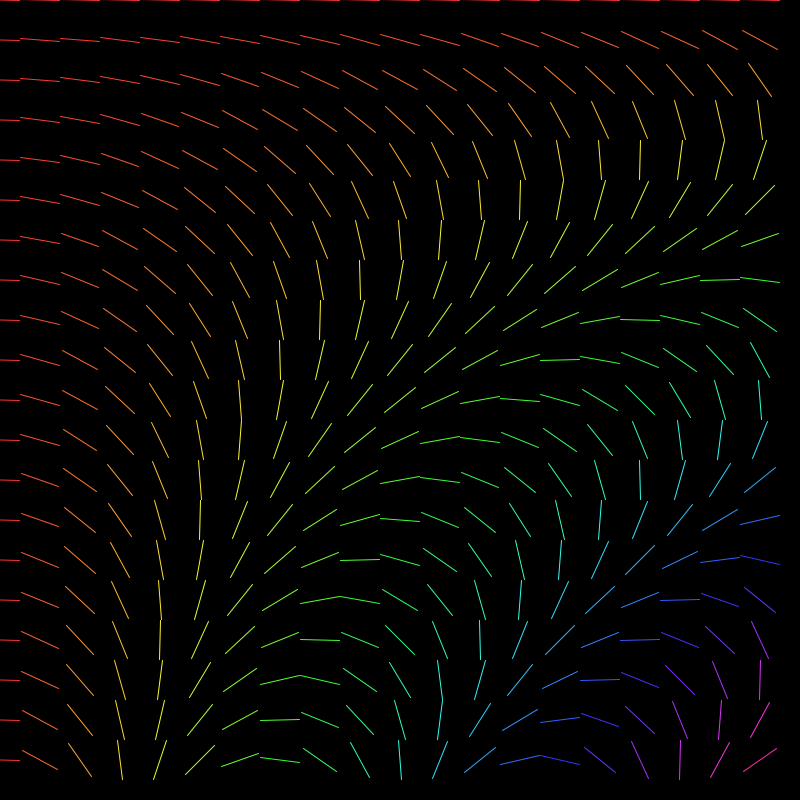
Frame 1 (no input)
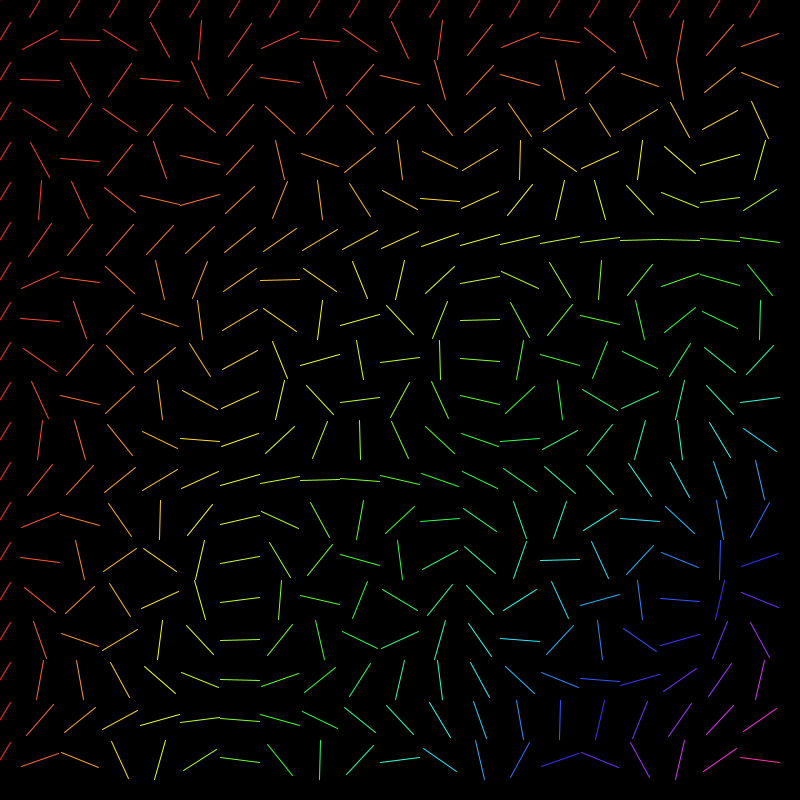
Frame 60 (the mouse pressed at the canvas centre just before this capture)
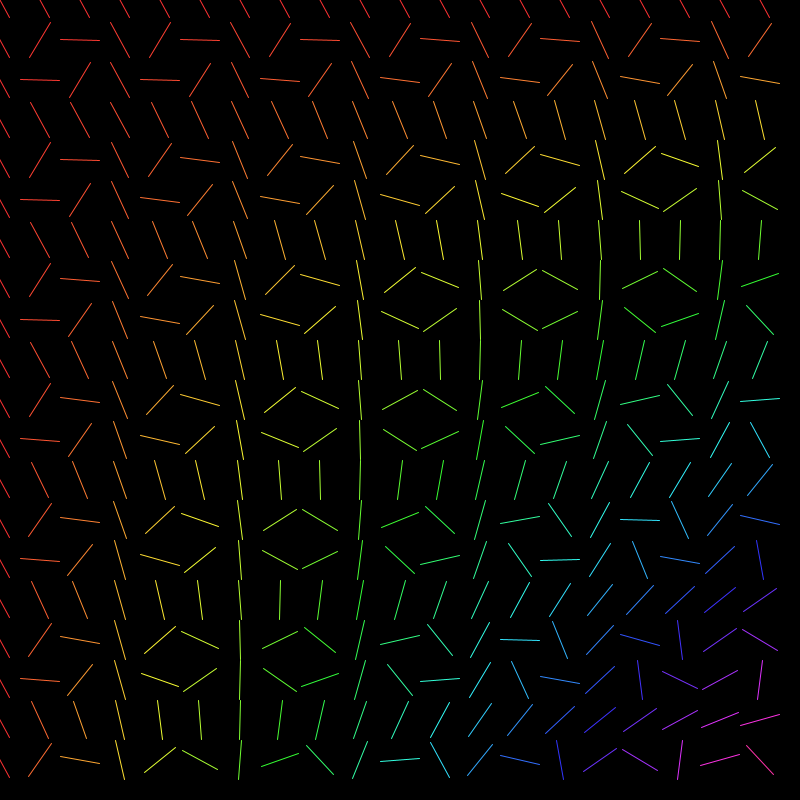
Frame 120 (the mouse held since frame 60 and released just before this capture)

The Processing sketch that drew these frames (run headless with seeded random() and noise(); from frame 60 on, the mouse is pressed at the canvas centre):

// Processing sketch: codeweek6_hw_sketch3
// ── codeweek6_hw_sketch3.pde
// Code 1 FA_18
// Bryan Ma

// 2d arrays part 3

// this sketch uses a 2d array of floats, used to store values that will be used as 
//  angles for matrix transformations. it creates the array with random angles, 
//  then draws lines at those angles in the draw loop.

// change the sketch so that the angles in setup are mapped somehow to the value of 
//  i and/or j. then in the draw loop, change the value of the angle at every position
//  in the 2d array by some amount, to make each line rotate. (see the gif in this folder for an example)
// experiment with sizes, shapes, colors, and adding additional 2d arrays to create 
// more values to store, draw with, and modify at runtime. 

int gridW = 20;
int gridH = 20;
float[][] rotatingArr = new float[gridW][gridH];
float[][] angles = new float[gridW][gridH];
float[][] lineColor = new float [gridW][gridH];

void setup() {
  size(800, 800);
  stroke(255);
  for (int i = 0; i < gridW; i++) {
    for (int j = 0; j < gridH; j++) {
      angles[i][j] = map(i*j, 0, gridW*gridH, 0, 360);
      rotatingArr[i][j] = map(i*j, 0, gridW*gridH, 2, 200);
      lineColor[i][j] = map(i*j, 0, gridW*gridH, 0, 100);
    }
  }
}

void draw() {
  background(0);
  
  for (int i = 0; i < gridW; i++) {
    for (int j = 0; j < gridH; j++) {
      pushMatrix();
      translate(i * width/gridW, j * height/gridH);
      colorMode(HSB, 100);
      stroke(lineColor[i][j], 80, 100);
      angles[i][j] += rotatingArr[i][j];
      rotate(radians(angles[i][j]));
      line(-width/gridW*0.5, 0, width/gridW*0.5, 0);
      popMatrix();
    }
  }
}
